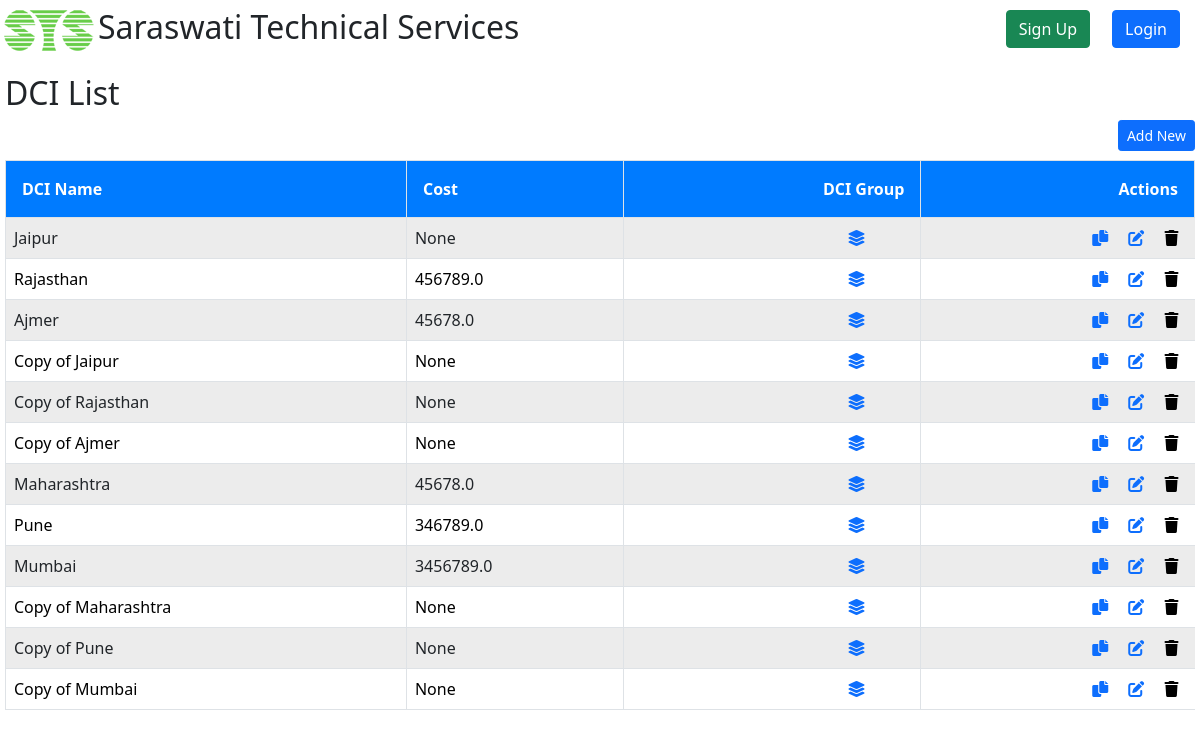
Screenshot of /dci/dciList with the database file from the repository.
### DCI/models.py (models this page shows, shortened)
class DCI(models.Model):
    name = models.CharField(max_length=30, blank=True, null=True)
    cost = models.FloatField(blank=True,null=True)

### DCI/views.py (the view)
# urls.py: path('dciList', views.dciList, name='dciList'),
def dciList(request):
    dci = DCI.objects.all()
    context = {"dci": dci}
    return render(request, "dci/dciList.html", context)

### DCI/templates/dci/dciList.html (shortened to what this page needs)
{% extends 'registration/base.html' %}
{% block content %}
  <h2>DCI List</h2>
  <a href="{% url 'dciCreateView' %}">
    <button type="button" class="btn btn-primary btn-sm" style="float:right;">Add New</button>
  </a>
  <table class="table table-striped table-hover">
    <thead>
      <tr class="m-5 p-8 text-center">
        <th class="text-start border">DCI Name</th>
        <th class="text-start border">Cost</th>
        <th class="text-end  border">DCI Group</th>
        <th class="text-end border">Actions</th>
      </tr>
    </thead>
    <tbody>
      {% for dc in dci %}
        <tr class="text-center">
          <td class="border text-start">{{ dc.name }}</td>
          <td class="border text-start">{{dc.cost}}</td>
          <td class="border text-end">
            <a href="{% url 'dciOfDciGroup' dc.id %}" class="mx-5" data-bs-toggle="tooltip" title="View DCI Groups">
              <i class="fas fa-layer-group"></i>
            </a>
          </td>
          <td class="text-end ">
            <div>
              <a href="{% url 'copyDci' dc.id %}" class="mx-2" data-bs-toggle="tooltip" title="Copy DCI"><i class="fas fa-copy"></i></a>
              <a href="{% url 'dciUpdateView' dc.id %}" class="mx-2" data-bs-toggle="tooltip" title="Edit DCI"><i class="fas fa-edit"></i></a>
              <form action="{% url 'dciDeleteView' dc.id %}" method="post" style="display:inline;" id="delete-form-{{ dc.id }}">
                <button type="submit" class="mx-2" style="border:none; background:none; padding:0;" data-bs-toggle="tooltip" title="Delete DCI">
                  <i class="fas fa-trash"></i>
                </button>
              </form>
            </div>
          </td>
        </tr>
      {% endfor %}
    </tbody>
  </table>
{% endblock %}

### Base/templates/registration/base.html (style rules this page uses)
html, body { height: 100%; margin: 0; overflow-x,overflow-y: hidden; }
.table-striped tbody tr:nth-of-type(odd) { background-color: #f9f9f9; }
.table-striped tbody tr:nth-of-type(even) { background-color: #ffffff; }
.table th, .table td { vertical-align: middle; }
.table thead th { background-color: #007bff; color: white; text-align: center; }
.table th { padding: 1rem; }

### rows the page displays
DCI: name "Jaipur", cost "None"
DCI: name "Rajasthan", cost "456789.0"
DCI: name "Ajmer", cost "45678.0"
DCI: name "Copy of Jaipur", cost "None"
DCI: name "Copy of Rajasthan", cost "None"
DCI: name "Copy of Ajmer", cost "None"
DCI: name "Maharashtra", cost "45678.0"
DCI: name "Pune", cost "346789.0"
DCI: name "Mumbai", cost "3456789.0"
DCI: name "Copy of Maharashtra", cost "None"
DCI: name "Copy of Pune", cost "None"
DCI: name "Copy of Mumbai", cost "None"
